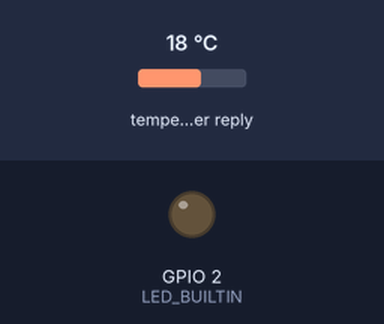
The sketch below on a simulated ESP8266 (NodeMCU). Parts: output pins drawn as LEDs (lit = HIGH, except the on-board LED, lit = LOW). The test bench sets the inputs (shaded band); at power-on: temperature in the weather reply 18 °C. WiFi joins after 1.5 s; servers stay silent unless stated; web services answer with replies made up by the test bench; what the sketch prints to the serial monitor is not drawn.

Above: at 0.1 s.
At 2.1 s:
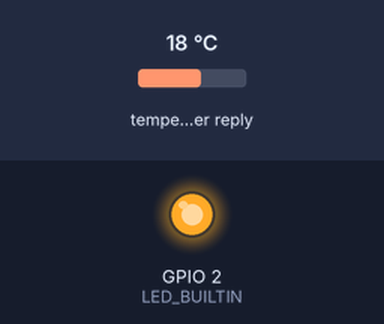
Timing chart, 0 to 3.6 s (numbered marks = the images above):
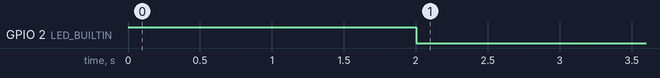

The sketch:

httpss.ino
```cpp
#include <ESP8266WiFi.h>
#include <ESP8266HTTPClient.h>

const char* ssid = "NSF 2018";
const char* password = "3dUQnk9z";

void setup () {

  pinMode(LED_BUILTIN,OUTPUT);
  digitalWrite(LED_BUILTIN,HIGH);
  Serial.begin(115200);
  WiFi.begin(ssid, password);

  while (WiFi.status() != WL_CONNECTED) {

    delay(1000);
    Serial.print("Connecting..");

  }
  Serial.print("Connected");
  if(WL_CONNECTED)
  digitalWrite(LED_BUILTIN,LOW);
}

void loop() {
 String ext;
  if (WiFi.status() == WL_CONNECTED) { //Check WiFi connection status

    HTTPClient http;  //Declare an object of class HTTPClient

    http.begin("http://api.openweathermap.org/data/2.5/forecast?q=Bangalore,IN&APPID=e602d93ba236a61bfcd50b3f42a8e04e&mode=json&units=metric&cnt=2");  //Specify request destination
    int httpCode = http.GET();                                                                  //Send the request

    if (httpCode > 0) { //Check the returning code

      String payload = http.getString();   //Get the request response payload
      ext=payload;
      Serial.println(ext);                     //Print the response ext

    }

    http.end();   //Close connection

  }


  int first=ext.indexOf('803');
  int last=ext.indexOf('04d');
  String subext=ext.substring(first,last);
  Serial.println(first);


  delay(30000);    //Send a request every 30 seconds

}
```
